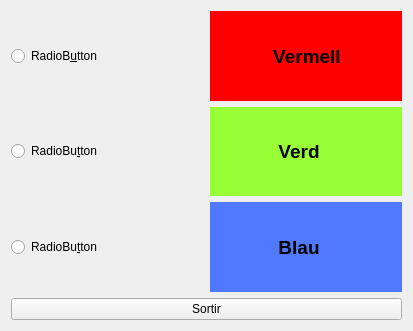
<?xml version="1.0" encoding="UTF-8"?>
<ui version="4.0">
 <class>MyForm</class>
 <widget class="QWidget" name="MyForm">
  <property name="geometry">
   <rect>
    <x>0</x>
    <y>0</y>
    <width>413</width>
    <height>331</height>
   </rect>
  </property>
  <property name="windowTitle">
   <string>Form</string>
  </property>
  <layout class="QVBoxLayout" name="verticalLayout_3">
   <item>
    <layout class="QVBoxLayout" name="verticalLayout">
     <item>
      <layout class="QHBoxLayout" name="horizontalLayout">
       <item>
        <widget class="QRadioButton" name="radioButton">
         <property name="text">
          <string>RadioB&amp;utton</string>
         </property>
        </widget>
       </item>
       <item>
        <widget class="QLabel" name="label">
         <property name="font">
          <font>
           <pointsize>14</pointsize>
           <weight>75</weight>
           <bold>true</bold>
          </font>
         </property>
         <property name="styleSheet">
          <string notr="true">background:Red</string>
         </property>
         <property name="text">
          <string>            Vermell</string>
         </property>
        </widget>
       </item>
      </layout>
     </item>
     <item>
      <layout class="QHBoxLayout" name="horizontalLayout_2">
       <item>
        <widget class="QRadioButton" name="radioButton_2">
         <property name="text">
          <string>RadioBu&amp;tton</string>
         </property>
        </widget>
       </item>
       <item>
        <widget class="QLabel" name="label_2">
         <property name="font">
          <font>
           <pointsize>14</pointsize>
           <weight>75</weight>
           <italic>false</italic>
           <bold>true</bold>
           <underline>false</underline>
           <strikeout>false</strikeout>
           <kerning>true</kerning>
          </font>
         </property>
         <property name="mouseTracking">
          <bool>false</bool>
         </property>
         <property name="acceptDrops">
          <bool>false</bool>
         </property>
         <property name="styleSheet">
          <string notr="true">Background:rgb(152, 255, 55)</string>
         </property>
         <property name="text">
          <string>             Verd</string>
         </property>
        </widget>
       </item>
      </layout>
     </item>
     <item>
      <layout class="QHBoxLayout" name="horizontalLayout_3">
       <item>
        <widget class="QRadioButton" name="radioButton_3">
         <property name="text">
          <string>RadioBu&amp;tton</string>
         </property>
        </widget>
       </item>
       <item>
        <widget class="QLabel" name="label_3">
         <property name="font">
          <font>
           <pointsize>14</pointsize>
           <weight>75</weight>
           <bold>true</bold>
          </font>
         </property>
         <property name="styleSheet">
          <string notr="true">Background:rgb(80, 121, 255)</string>
         </property>
         <property name="text">
          <string>             Blau</string>
         </property>
        </widget>
       </item>
      </layout>
     </item>
    </layout>
   </item>
   <item>
    <layout class="QVBoxLayout" name="verticalLayout_2"/>
   </item>
   <item>
    <widget class="QPushButton" name="pushButton">
     <property name="text">
      <string>Sortir</string>
     </property>
    </widget>
   </item>
  </layout>
  <zorder>radioButton</zorder>
  <zorder>radioButton_2</zorder>
  <zorder>radioButton_3</zorder>
  <zorder>label</zorder>
  <zorder>label_2</zorder>
  <zorder>label_3</zorder>
  <zorder>pushButton</zorder>
  <zorder>label_2</zorder>
  <zorder>verticalLayoutWidget</zorder>
 </widget>
 <resources/>
 <connections>
  <connection>
   <sender>pushButton</sender>
   <signal>clicked()</signal>
   <receiver>MyForm</receiver>
   <slot>close()</slot>
   <hints>
    <hint type="sourcelabel">
     <x>334</x>
     <y>296</y>
    </hint>
    <hint type="destinationlabel">
     <x>273</x>
     <y>311</y>
    </hint>
   </hints>
  </connection>
  <connection>
   <sender>radioButton</sender>
   <signal>toggled(bool)</signal>
   <receiver>label_2</receiver>
   <slot>setHidden(bool)</slot>
   <hints>
    <hint type="sourcelabel">
     <x>86</x>
     <y>33</y>
    </hint>
    <hint type="destinationlabel">
     <x>269</x>
     <y>80</y>
    </hint>
   </hints>
  </connection>
  <connection>
   <sender>radioButton</sender>
   <signal>toggled(bool)</signal>
   <receiver>label_3</receiver>
   <slot>setHidden(bool)</slot>
   <hints>
    <hint type="sourcelabel">
     <x>103</x>
     <y>38</y>
    </hint>
    <hint type="destinationlabel">
     <x>285</x>
     <y>137</y>
    </hint>
   </hints>
  </connection>
  <connection>
   <sender>radioButton_2</sender>
   <signal>toggled(bool)</signal>
   <receiver>label</receiver>
   <slot>setHidden(bool)</slot>
   <hints>
    <hint type="sourcelabel">
     <x>83</x>
     <y>76</y>
    </hint>
    <hint type="destinationlabel">
     <x>298</x>
     <y>28</y>
    </hint>
   </hints>
  </connection>
  <connection>
   <sender>radioButton_2</sender>
   <signal>toggled(bool)</signal>
   <receiver>label_3</receiver>
   <slot>setHidden(bool)</slot>
   <hints>
    <hint type="sourcelabel">
     <x>133</x>
     <y>80</y>
    </hint>
    <hint type="destinationlabel">
     <x>264</x>
     <y>134</y>
    </hint>
   </hints>
  </connection>
  <connection>
   <sender>radioButton_3</sender>
   <signal>toggled(bool)</signal>
   <receiver>label</receiver>
   <slot>setHidden(bool)</slot>
   <hints>
    <hint type="sourcelabel">
     <x>108</x>
     <y>127</y>
    </hint>
    <hint type="destinationlabel">
     <x>242</x>
     <y>36</y>
    </hint>
   </hints>
  </connection>
  <connection>
   <sender>radioButton_3</sender>
   <signal>toggled(bool)</signal>
   <receiver>label_2</receiver>
   <slot>setHidden(bool)</slot>
   <hints>
    <hint type="sourcelabel">
     <x>133</x>
     <y>119</y>
    </hint>
    <hint type="destinationlabel">
     <x>255</x>
     <y>82</y>
    </hint>
   </hints>
  </connection>
 </connections>
</ui>
